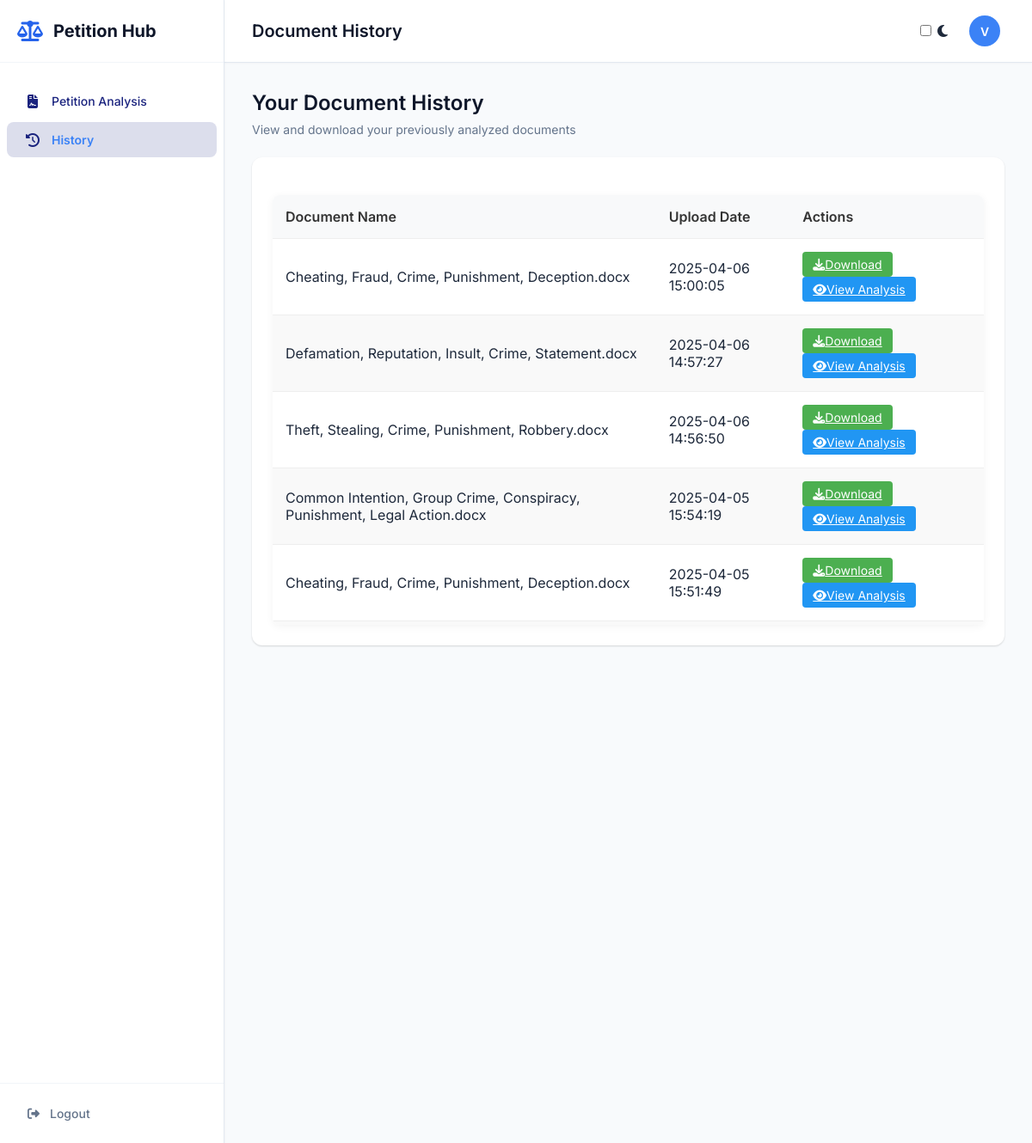
Screenshot of /history (signed in) with the database file from the repository.
### tables this page shows
CREATE TABLE document_history (
                        doc_id TEXT PRIMARY KEY,
                        user_id INTEGER NOT NULL,
                        filename TEXT NOT NULL,
                        original_filename TEXT NOT NULL,
                        upload_date TIMESTAMP NOT NULL,
                        analysis_results TEXT,
                        file_path TEXT NOT NULL,
                        FOREIGN KEY (user_id) REFERENCES users (user_id)
                    );

### app.py (the view)
@app.route('/history')
def history():
    if 'username' not in session:
        return redirect(url_for('login'))
    documents = get_user_documents(session['username'])
    return render_template('history.html', username=session['username'], documents=documents)

### db_connection.py (called while the page is built)
def create_connection(db_file):
    os.makedirs(os.path.dirname(db_file), exist_ok=True)
    conn = None
    try:
        conn = sqlite3.connect(db_file)
        return conn
    except sqlite3.Error as e:
        print(f"Database connection error: {e}")
    return conn

def get_user_id(username):
    db_path = os.path.join(os.path.dirname(__file__), 'database.db')
    conn = create_connection(db_path)
    if conn is None:
        print("Failed to create database connection.")
        return None
    with conn:
        cur = conn.cursor()
        cur.execute("SELECT user_id FROM users WHERE username=?", (username,))
        result = cur.fetchone()
        return result[0] if result else None

def get_user_documents(username):
    user_id = get_user_id(username)
    if not user_id:
        return []
    db_path = os.path.join(os.path.dirname(__file__), 'database.db')
    conn = create_connection(db_path)
    if conn is None:
        print("Failed to create database connection.")
        return []
    with conn:
        cur = conn.cursor()
        cur.execute(
            "SELECT doc_id, original_filename, upload_date, file_path FROM document_history WHERE user_id=? ORDER BY upload_date DESC",
            (user_id,)
        )
        return cur.fetchall()

### templates/history.html (shortened to what this page needs)
<!DOCTYPE html>
<html lang="en">
<head>
    <link rel="stylesheet" href="{{ url_for('static', filename='style.css') }}">
    <link rel="stylesheet" href="https://cdnjs.cloudflare.com/ajax/libs/font-awesome/6.4.0/css/all.min.css">
</head>
<body class="home-body">
    <div class="app-container">
        <aside class="sidebar">
            <div class="sidebar-header">
                <div class="logo">
                    <i class="fas fa-scale-balanced"></i>
                    <span>Petition Hub</span>
                </div>
            </div>
            <nav class="sidebar-nav">
                <ul>
                    <li><a href="{{ url_for('home') }}"><i class="fas fa-file-contract"></i> Petition Analysis</a></li>
                    <li class="active"><a href="{{ url_for('history') }}"><i class="fas fa-history"></i> History</a></li>
                </ul>
            </nav>
            <div class="sidebar-footer">
                <a href="{{ url_for('logout') }}"><i class="fas fa-sign-out-alt"></i> Logout</a>
            </div>
        </aside>
        <main class="main-content">
            <header class="top-header">
                <div class="page-title">
                    <h1>Document History</h1>
                </div>
                <div class="user-profile">
                    <div class="theme-switch">
                        <input type="checkbox" id="theme-toggle">
                        <label for="theme-toggle">
                            <i class="fas fa-moon"></i>
                        </label>
                    </div>
                    <div class="user-info" onclick="toggleProfilePopup()">
                        <div class="avatar">
                            <span>{{ username[0] | upper }}</span>
                        </div>
                    </div>
                </div>
            </header>
            <div class="dashboard">
                <div class="dashboard-header">
                    <h2>Your Document History</h2>
                    <p>View and download your previously analyzed documents</p>
                </div>
                <div class="card">
                    <div class="card-content">
                        {% if documents and documents|length > 0 %}
                        <div class="table-container">
                            <table class="history-table">
                                <thead>
                                    <tr>
                                        <th>Document Name</th>
                                        <th>Upload Date</th>
                                        <th>Actions</th>
                                    </tr>
                                </thead>
                                <tbody>
                                    {% for doc in documents %}
                                    <tr>
                                        <td>{{ doc[1] }}</td>
                                        <td>{{ doc[2] }}</td>
                                        <td>
                                            <a href="{{ url_for('download_document', doc_id=doc[0]) }}" class="action-btn download-btn">
                                                <i class="fas fa-download"></i> Download
                                            </a>
                                            <a href="{{ url_for('view_analysis', doc_id=doc[0]) }}" class="action-btn view-btn">
                                                <i class="fas fa-eye"></i> View Analysis
                                            </a>
                                        </td>
                                    </tr>
                                    {% endfor %}
                                </tbody>
                            </table>
                        </div>
                        {% endif %}
                    </div>
                </div>
            </div>
        </main>
    </div>
</body>
</html>

### static/style.css (style rules this page uses)
body { font-family: 'Inter', 'Segoe UI', 'Roboto', sans-serif; background: linear-gradient(135deg, #f5f7fa 0%, #c3cfe2 100%); margin: 0; padding: 0; display: flex; justify-content: center; align-items: center; min-height: 100vh; color: #333; }
h1 { color: #333; font-size: 28px; margin-bottom: 20px; }
body { font-family: Arial, sans-serif; }
.home-body { display: block; background: #f8fafc; min-height: 100vh; margin: 0; padding: 0; font-family: 'Inter', sans-serif; color: #1e293b; }
.app-container { display: flex; width: 100%; height: 100vh; overflow: hidden; }
.sidebar { width: 260px; background: #ffffff; border-right: 1px solid #e2e8f0; display: flex; flex-direction: column; height: 100%; box-shadow: 0 1px 3px rgba(0, 0, 0, 0.05); z-index: 10; }
.sidebar-header { padding: 24px 20px; border-bottom: 1px solid #f1f5f9; }
.logo { display: flex; align-items: center; font-weight: 700; font-size: 20px; color: #0f172a; }
.logo i { font-size: 24px; margin-right: 12px; color: #2563eb; }
.sidebar-nav { flex: 1; padding: 20px 0; overflow-y: auto; }
.sidebar-nav ul { list-style: none; padding: 0; margin: 0; }
.sidebar-nav li { margin-bottom: 2px; }
.sidebar-nav a { display: flex; align-items: center; padding: 12px 20px; color: #64748b; text-decoration: none; font-weight: 500; font-size: 14px; border-radius: 6px; margin: 0 8px; transition: all 0.2s ease; }
.sidebar-nav a i { margin-right: 12px; font-size: 16px; width: 20px; text-align: center; }
.sidebar-nav li.active a { background: #eff6ff; color: #3b82f6; font-weight: 600; }
.sidebar-footer { padding: 16px 20px; border-top: 1px solid #f1f5f9; }
.sidebar-footer a { display: flex; align-items: center; color: #64748b; text-decoration: none; font-weight: 500; font-size: 14px; padding: 10px 12px; border-radius: 6px; transition: all 0.2s ease; }
.sidebar-footer a i { margin-right: 12px; }
.main-content { flex: 1; display: flex; flex-direction: column; overflow: hidden; background: #f8fafc; }
.top-header { height: 72px; display: flex; align-items: center; justify-content: space-between; padding: 0 32px; background: #ffffff; border-bottom: 1px solid #e2e8f0; box-shadow: 0 1px 2px rgba(0, 0, 0, 0.03); }
.page-title h1 { font-size: 20px; font-weight: 600; color: #0f172a; margin: 0; }
.user-profile { display: flex; align-items: center; gap: 20px; }
.user-info { display: flex; align-items: center; gap: 12px; }
.avatar { width: 36px; height: 36px; background: #3b82f6; border-radius: 50%; display: flex; align-items: center; justify-content: center; color: white; font-weight: 600; font-size: 14px; }
.dashboard { flex: 1; padding: 32px; overflow-y: auto; }
.dashboard-header { margin-bottom: 24px; }
.dashboard-header h2 { font-size: 24px; font-weight: 600; color: #0f172a; margin: 0 0 8px 0; }
.dashboard-header p { font-size: 14px; color: #64748b; margin: 0; }
.card { background: #ffffff; border-radius: 12px; box-shadow: 0 1px 3px rgba(0, 0, 0, 0.05), 0 1px 2px rgba(0, 0, 0, 0.1); margin-bottom: 24px; overflow: hidden; transition: transform 0.2s ease, box-shadow 0.2s ease; }
.card-content { padding: 24px; }

### rows the page displays
document_history: original_filename "Cheating, Fraud, Crime, Punishment, Deception.docx", upload_date "2025-04-06 15:00:05"
document_history: original_filename "Defamation, Reputation, Insult, Crime, Statement.docx", upload_date "2025-04-06 14:57:27"
document_history: original_filename "Theft, Stealing, Crime, Punishment, Robbery.docx", upload_date "2025-04-06 14:56:50"
document_history: original_filename "Common Intention, Group Crime, Conspiracy, Punishment, Legal Action.docx", upload_date "2025-04-05 15:54:19"
document_history: original_filename "Cheating, Fraud, Crime, Punishment, Deception.docx", upload_date "2025-04-05 15:51:49"

### other values shown
{{ username[0] | upper }} "V"
